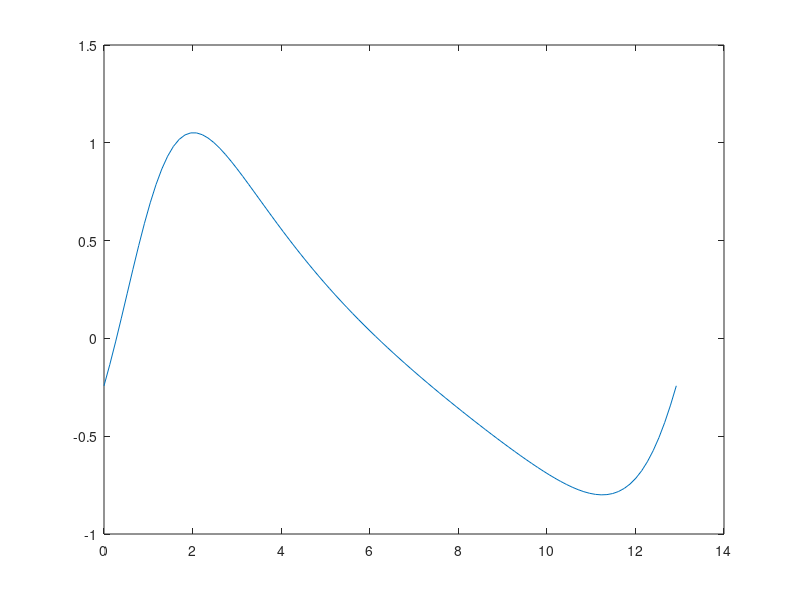

This figure's MATLAB source: (Note: this script raises an error after producing the figure.)
% Jacob Plumb
% Nearshore Sediment Transport, Final Project
% Code for "A. Intra-wave velocity time series"

% Version 3

close all
clear all
clc

% read-in field data
data = load("dataset_19971022_0700EST.mat");

% establish data for gauge 1
p = data.p(:,1); % water surface elevation (m, 2Hz) relative to zp
x = data.x(:,1); % cross-shore position of sensor
y = data.y(:,1); % alongshore position of sensor
zu = data.zu(:,1); % vertical position for u-sensor
zp = data.zp(:,1); % vertical position for p-sensor
zbed = data.zbed(:,1); % vertical position of seabed (from sonar altimeter)

u = [
-0.242259
-0.134112
-0.0181004
0.103613
0.228319
0.352905
0.474073
0.58859
0.69355
0.786594
0.866061
0.931035
0.981328
1.01737
1.04007
1.05068
1.05062
1.0414
1.02448
1.00124
0.972919
0.940625
0.905304
0.867756
0.828648
0.788526
0.747833
0.706921
0.666069
0.625491
0.585351
0.545772
0.50684
0.468617
0.431142
0.394434
0.358503
0.323346
0.288951
0.255302
0.222376
0.19015
0.158595
0.127684
0.0973852
0.0676702
0.0385086
0.00987062
-0.0182728
-0.0459501
-0.0731886
-0.100015
-0.126454
-0.15253
-0.178266
-0.203683
-0.228802
-0.25364
-0.278214
-0.302539
-0.326629
-0.350493
-0.374141
-0.397579
-0.42081
-0.443833
-0.466646
-0.489241
-0.511604
-0.533719
-0.555561
-0.577099
-0.598294
-0.619096
-0.639444
-0.659265
-0.67847
-0.696953
-0.714586
-0.731216
-0.746666
-0.760723
-0.773138
-0.78362
-0.791829
-0.797371
-0.799791
-0.79857
-0.793118
-0.782772
-0.766801
-0.744411
-0.71476
-0.676984
-0.630241
-0.573761
-0.506922
-0.429344
-0.340987
-0.242259];

t = [
0
0.130536
0.261072
0.391608
0.522145
0.652681
0.783217
0.913753
1.04429
1.17483
1.30536
1.4359
1.56643
1.69697
1.82751
1.95804
2.08858
2.21911
2.34965
2.48019
2.61072
2.74126
2.87179
3.00233
3.13287
3.2634
3.39394
3.52448
3.65501
3.78555
3.91608
4.04662
4.17716
4.30769
4.43823
4.56876
4.6993
4.82984
4.96037
5.09091
5.22145
5.35198
5.48252
5.61305
5.74359
5.87413
6.00466
6.1352
6.26573
6.39627
6.52681
6.65734
6.78788
6.91841
7.04895
7.17949
7.31002
7.44056
7.5711
7.70163
7.83217
7.9627
8.09324
8.22378
8.35431
8.48485
8.61538
8.74592
8.87646
9.00699
9.13753
9.26807
9.3986
9.52914
9.65967
9.79021
9.92075
10.0513
10.1818
10.3124
10.4429
10.5734
10.704
10.8345
10.965
11.0956
11.2261
11.3566
11.4872
11.6177
11.7483
11.8788
12.0093
12.1399
12.2704
12.4009
12.5315
12.662
12.7925
12.923];

fig = figure();
plot(t, u); hold on 
yline(0)

% concatenate "u" and "t" to associate time data with velocity data
u_with_t = [u, t];

% do zero up crossing analysis
% find zero-up crossings for the current gauge's velocity data
zero_upcrossings_indices = find(u_with_t(1:end - 1, 1) <= 0 & u_with_t(2:end, 1) > 0);

% extract wave data for each zero-up crossing
all_waves = cell(1, numel(zero_upcrossings_indices));
for i = 1:numel(zero_upcrossings_indices)
    start_idx = zero_upcrossings_indices(i);
    if i < numel(zero_upcrossings_indices)
        end_idx = zero_upcrossings_indices(i + 1);
    else
        end_idx = size(u_with_t, 1);
    end
    all_waves{i} = u_with_t(start_idx:end_idx, :);
end

% now, the variable, "waves" is a cell array with all the intra-waves
% extracted into their own double array

% % % % % % % % % % % % % % % % % % % % % % % % % % % % % % % % % % % % % 

zero_downcrossings_indices = find(u_with_t(1:end - 1, 1) > 0 & u_with_t(2:end, 1) <= 0);
zero_downcrossings = t(zero_downcrossings_indices);

% % % % % % % % % % % % % % % % % % % % % % % % % % % % % % % % % % % % % 

% identify time associated with the velocity positive maxima for each wave

% iterate for all the intra-waves
for i = 1:numel(all_waves)
    % extract the velocity and time data for each wave
    wave_data = all_waves{i};
    wave_velocity = wave_data(:, 1);
    wave_time = wave_data(:, 2);

    % find the maximum velocity value within the wave
    [max_velocity, max_index] = max(wave_velocity);

    % store the maximum velocity value as positive maxima
    max_pos_velocity(1, i) = max_velocity;
    
    % store the time associated with the maximum velocity
    max_pos_time(1, i) = wave_time(max_index);
end

% % % % % % % % % % % % % % % % % % % % % % % % % % % % % % % % % % % % %

% identify time associated with the velocity negative maxima for each wave

% iterate for all the intra-waves
for i = 1:numel(all_waves)
    % extract the velocity and time data for each wave
    wave_data = all_waves{i};
    wave_velocity = wave_data(:, 1);
    wave_time = wave_data(:, 2);
    
    % find the minimum velocity value within the wave
    [min_velocity, min_index] = min(wave_velocity(1:end));
    
    % store the minimum velocity value as negative maxima
    max_neg_velocity(1, i) = min_velocity;
    
    % store the time associated with the minimum velocity
    max_neg_time(1, i) = wave_time(min_index);
end

% % % % % % % % % % % % % % % % % % % % % % % % % % % % % % % % % % % % %

% add the zero_downcrossings, maxima_negative_time, and
% maxima_positive_time

for i = 1:numel(all_waves)
    % assign zero_downcrossings if data exists
    if ~isempty(zero_downcrossings(i))
        all_waves{1, i}(1, 3) = zero_downcrossings(i);
    end
    
    % assign maxima_positive_time if data exists
    if ~isempty(max_pos_time(1, i))
        all_waves{1, i}(1, 4) = max_pos_time(1, i);
    end
    
    % Assign maxima_negative_time if data exists
    if ~isempty(max_neg_time(1, i))
        all_waves{1, i}(1, 5) = max_neg_time(1, i);
    end
end

% all_waves 1st column is velocity data
% all_waves 2nd column is time data
% all_waves 3rd column is time at zero down crossing
% all_waves 4th column is time at positive maxima
% all_waves 5th column is time at negative maxima

% % % % % % % % % % % % % % % % % % % % % % % % % % % % % % % % % % % % %

% parameterize T, T_c, T_t, T_cu, T_tu for each intra-wave
for i = 1:numel(all_waves)
    T(1, i) = all_waves{1, i}(end, 2) - all_waves{1, i}(1, 2);
    T_c(1, i) = all_waves{1, i}(1, 3) - all_waves{1, i}(1, 2);
    T_t(1, i) = all_waves{1, i}(end, 2) - all_waves{1, i}(1, 3);
    T_cu(1, i) = all_waves{1, i}(1, 4) - all_waves{1, i}(1, 2);
    T_tu(1, i) = all_waves{1, i}(1, 5) - all_waves{1, i}(1, 3);
end

% % % % % % % % % % % % % % % % % % % % % % % % % % % % % % % % % % % % %

% eqn (4): u_x = u_w + abs(u_delta) * cos(phi);

% iterate to get time varying free-stream orbital velocity subscript, "w"
% for wave

for i = 1:numel(all_waves)
    u_w{1, i} = detrend(all_waves{1, i}(:, 1), 'constant');
end

% determine steady state current velocity, "u_delta"

for i = 1:numel(all_waves)
    u_delta(1, i) = mean(all_waves{1, i}(:, 1));
end

% calculate u_x, time varying orbital velocity in x-direction
for i = 1:numel(all_waves)
    u_x{1, i} = u_w{1, i} + abs(u_delta(1, i));
end

keyboard

% % % % % % % % % % % % % % % % % % % % % % % % % % % % % % % % % % % % %

% eqn (5): u_y = abs(u_delta) * sin(phi); 

% calculate u_y, orbital velocity in y-direction

% for i = 1:numel(all_waves)
%     u_y{1, i} = abs(u_delta{1, i}) .* sin(phi);
% end

% % % % % % % % % % % % % % % % % % % % % % % % % % % % % % % % % % % % %

% eqn (8): u_hat = sqrt((2 / T) * trapz((u_w) ^ 2));

% iterate to calculate u_hat for each wave

keyboard

for i = 1:numel(all_waves)
    u_hat(1, i) = sqrt((2 ./ T(1, i) .* trapz(linspace(0, T(1, i), numel(u_w{1, i})), u_w{1, i} .^ 2)));
end

% % % % % % % % % % % % % % % % % % % % % % % % % % % % % % % % % % % % %

% eqn (8a)

% iterate to calculate u_hat_c for each wave

for i = 1:numel(all_waves)
    u_hat_c(1, i) = max(detrend(u_w{1,i}, 'constant'));
end

% % % % % % % % % % % % % % % % % % % % % % % % % % % % % % % % % % % % %

% eqn (8b)

% iterate to calculate u_hat_t for each wave

for i = 1:numel(all_waves)
    u_hat_t(1, i) = min(detrend(u_w{1,i}, 'constant'));
end

% % % % % % % % % % % % % % % % % % % % % % % % % % % % % % % % % % % % %

% eqn (9): a_hat = (u_hat * T) / (2 * pi);

% iterate to calculate a_hat for each wave
for i = 1:numel(all_waves)
    a_hat(1, i) = (u_hat(1, i) .* T(1, i)) ./ (2 * pi);
end


% % % % % % % % % % % % % % % % % % % % % % % % % % % % % % % % % % % % %

% eqn (10): u_tilda_cr = (1 / 2) * sqrt(2) * u_hat_c;

% iterate to calculate u_tilda_cr for each wave

for i = 1:numel(all_waves)
    u_tilda_cr(1, i) = (1 / 2) .* sqrt(2) .* u_hat_c(1, i);
end

% % % % % % % % % % % % % % % % % % % % % % % % % % % % % % % % % % % % %

% eqn (11): u_tilda_tr = (1 / 2) * sqrt(2) * u_hat_t;

% iterate to calculate u_tilda_tr

for i = 1:numel(all_waves)
    u_tilda_tr(1, i) = (1 / 2) .* sqrt(2) .* u_hat_t(1, i);
end

% % % % % % % % % % % % % % % % % % % % % % % % % % % % % % % % % % % % %

% eqn (12)
% u_crx = u_tilda_cr + abs(u_delta * cos(phi));
% u_cry = abs(u_delta * sin(phi));
% u_vec_cr = [u_crx u_cry];

% iterate to calculate u_crx and u_cry
for i = 1:numel(all_waves)
    u_crx(1, i) = u_tilda_cr(1, i) + abs(u_delta(1, i));
    % u_cry(1, i) = abs(u_delta(1, i) * cos(phi));
end

% % % % % % % % % % % % % % % % % % % % % % % % % % % % % % % % % % % % %

% eqn (13)
% u_trx = -u_tilda_tr + abs(u_delta * cos(phi));
% u_try = abs(u_delta * sin(phi));
% u_vec_tr = [u_trx u_try];

% iterate to calculate u_trx and u_try

for i = 1:numel(all_waves)
    u_trx(1, i) = -u_tilda_tr(1, i) + abs(u_delta(1, i));
end

% % % % % % % % % % % % % % % % % % % % % % % % % % % % % % % % % % % % %

% eqn (celerity)

% iterate over all gauges to calculate mean eta (via pressure), then water depth

p_avg = mean(p);
h = zp - zbed + p_avg;

% call "wavelength" function at bottom of script to calculate the
% wavelength for each intra-wave
g=9.81;
for i = 1:numel(all_waves)
    L(1, i) = 2*pi/wavenumber(T(1, i), h, g);
end

% iterate to calculate c_w, celerity

for i = 1:numel(all_waves)
    c_w(1, i) = L(1, i) ./ T(1, i);
end

% create an output file of parameters needed for other parts of the project
output_file = 'A_intrawave_velocity_timeseries_output_file.mat'; % file name

% save the variables to a .mat file
save(output_file, 'T', 'T_c', 'T_t', 'T_cu', 'T_tu', 'u_w', 'u_delta', 'u_x', ...
    'u_hat', 'u_hat_c', 'u_hat_t', 'a_hat', 'u_tilda_cr', 'u_tilda_tr', ...
    'u_crx', 'u_trx', 'c_w');


% % % % % % % % % % % % % % % % % % % % % % % % % % % % % % % % % % % % %

% This function solves the linear wave dispersion relation. This is based 
% on the two-step solution method given by Simarro & Orfila (2013). The 
% method uses an initial guess (from Beji, 2013) with a one-step correction 
% given by Newton’s method. 
%
% by: Luis Daniel Perez-Squeo
% 
% Inputs: T --- wave period [s] (scalar)
%         h --- water depth [m] (vector or scalar)
%         g --- gravitational acceleration [9.81m/s^2 or 32.17 ft/s^2]
%               (scalar)
% Output: k --- wavenumber [1/m] (same dimensions as h)

function k = wavenumber(T,h,g)

    % kh - Deep water approximation
    kh_0 = 4*(pi^2)*h./(g*(T.^2));
    
    % kh - Explicit approximation (Beji, 2013)
    kh_B = kh_0./sqrt(tanh(kh_0)) .* (1 + kh_0.^(1.09).*exp(-1.55 - 1.3*kh_0 - 0.216*(kh_0.^2)));
    
    % kh - 1-step correction with Netwon's method (Simarro & Orfila, 2013)
    kh_next = (kh_B.^2 + kh_0.*(cosh(kh_B).^2))./(kh_B + sinh(kh_B).*cosh(kh_B));
    
    % k
    k = kh_next./h;
end
